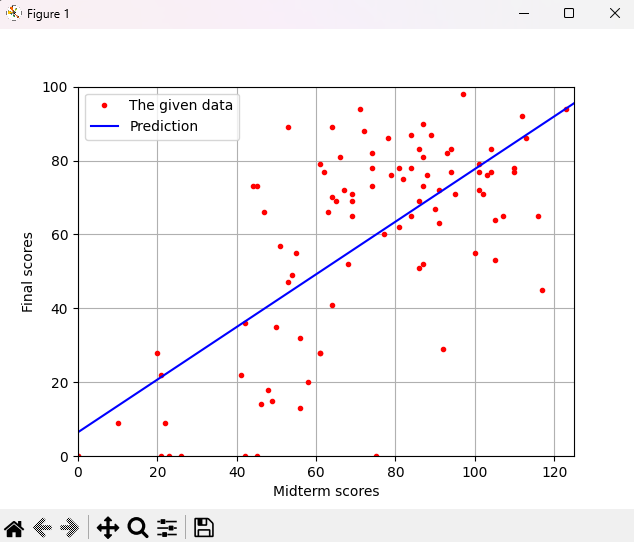

Python code for this plot:
import numpy as np
import matplotlib.pyplot as plt

if __name__ == '__main__':
    midterm_range = np.array([0, 125])
    final_range = np.array([0, 100])

    # Load score data
    class_kr = np.loadtxt('C:/Users/Administrator/Downloads/math01_lab/data/class_score_kr.csv', delimiter=',')
    class_en = np.loadtxt('C:/Users/Administrator/Downloads/math01_lab/data/class_score_en.csv', delimiter=',')
    data = np.vstack((class_kr, class_en))

    # Estimate a line, final = slope * midterm + y_intercept
    line = np.polyfit(data[:, 0], data[:, 1], 1)   # 최적의 기울기와 y절편 계산

    # Predict scores
    final = lambda midterm: line[0] * midterm + line[1]
    while True:
        try:
            given = input('Q) Please input your midterm score (Enter or -1: exit)? ')
            if given == '' or float(given) < 0:
                break
            print(f'A) Your final score is expected to {final(float(given)):.3f}.')
        except Exception as ex:
            print(f'Cannot answer the question. (message: {ex})')
            break

    # Plot scores and the estimated line
    plt.figure()
    plt.plot(data[:, 0], data[:, 1], 'r.', label='The given data')
    plt.plot(midterm_range, final(midterm_range), 'b-', label='Prediction')
    plt.xlabel('Midterm scores')
    plt.ylabel('Final scores')
    plt.xlim(midterm_range)
    plt.ylim(final_range)
    plt.grid()
    plt.legend()
    plt.show()
